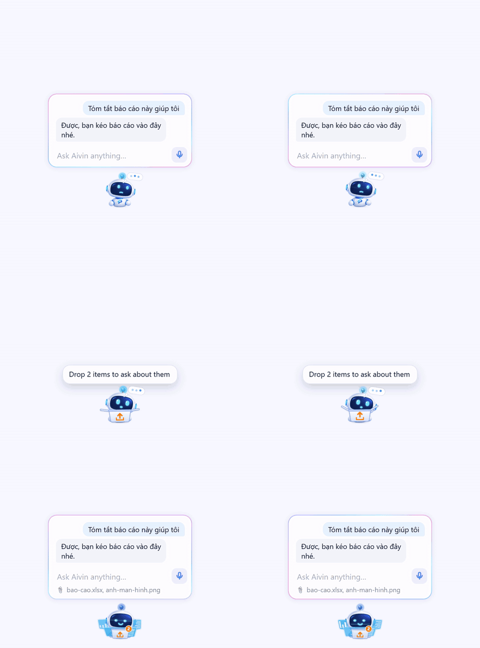
#> input picture scratch/gif-samples.png, 480 x 648 px
$ python gen-aivin-ico.py ../scratch/gif-samples.png out.png
#> lines starting #> are read from the running program, lines starting #| are printed output that depends on the picture
"""Tạo bin/lib/remote/desktop/aivinIco.mjs: .ico nhiều cỡ (16…256) cho Aivin.exe / khay / cửa sổ.

Nguồn: logo 512×512 nền trắng của FE (`fe/public/icons/v2/icon-512x512.png`) → tách nền trắng thành trong suốt (color-to-alpha),
thu nhỏ Lanczos từng cỡ. Cỡ < 256 ghi dạng BMP 32-bit (System.Drawing.Icon trên .NET Framework đọc được), 256 ghi PNG.
Chạy: python scripts/gen-aivin-ico.py ../fe/public/icons/v2/icon-512x512.png
"""
import base64, io, struct, sys
from pathlib import Path
from PIL import Image

SIZES = [16, 20, 24, 32, 40, 48, 64, 256]
OUT = Path(__file__).resolve().parent.parent / 'bin' / 'lib' / 'remote' / 'desktop' / 'aivinIco.mjs'


def white_to_alpha(im):
    """GIMP color-to-alpha với nền trắng: giữ nguyên màu đã trộn lên nền trắng, viền khử răng cưa không còn quầng trắng."""
    im = im.convert('RGBA')
    px = im.load()
    for y in range(im.height):
        for x in range(im.width):
            r, g, b, a = px[x, y]
            alpha = max(255 - r, 255 - g, 255 - b) / 255.0
            if alpha <= 0:
                px[x, y] = (0, 0, 0, 0)
                continue
            un = lambda c: max(0, min(255, round((c - 255 * (1 - alpha)) / alpha)))
            px[x, y] = (un(r), un(g), un(b), round(alpha * a))
    return im


def crop_to_content(im, pad_ratio=0.04):
    box = im.getchannel('A').point(lambda v: 255 if v > 8 else 0).getbbox()
    side = max(box[2] - box[0], box[3] - box[1])
    side = int(side * (1 + 2 * pad_ratio))
    cx, cy = (box[0] + box[2]) / 2, (box[1] + box[3]) / 2
    canvas = Image.new('RGBA', (side, side), (0, 0, 0, 0))
    canvas.paste(im, (round(side / 2 - cx), round(side / 2 - cy)))
    return canvas


def bmp_entry(img):
    w, h = img.size
    header = struct.pack('<IiiHHIIiiII', 40, w, h * 2, 1, 32, 0, 0, 0, 0, 0, 0)
    rows = []
    for y in range(h - 1, -1, -1):
        rows.append(b''.join(struct.pack('BBBB', *(lambda p: (p[2], p[1], p[0], p[3]))(img.getpixel((x, y)))) for x in range(w)))
    mask_row = ((w + 31) // 32) * 4
    return header + b''.join(rows) + b'\0' * (mask_row * h)


def build_ico(master):
    entries = []
    for s in SIZES:
        img = master.resize((s, s), Image.LANCZOS)
        if s >= 256:
            buf = io.BytesIO(); img.save(buf, 'PNG', optimize=True); data = buf.getvalue()
        else:
            data = bmp_entry(img)
        entries.append((s, data))
    out = struct.pack('<HHH', 0, 1, len(entries))
    offset = 6 + 16 * len(entries)
    for s, data in entries:
        out += struct.pack('<BBBBHHII', s % 256, s % 256, 0, 0, 1, 32, len(data), offset)
        offset += len(data)
    return out + b''.join(d for _, d in entries)


def main():
    src = Image.open(sys.argv[1])
#> src is the input picture: PIL image 480x648 RGB; mean R, G, B 243.6, 244.1, 252.3
    master = crop_to_content(white_to_alpha(src))
#> in crop_to_content, `box = im.getchannel('A').point(lambda v: 255 if v > 8 else 0).getbbox()`: box = (0, 2, 480, 648)
#> in crop_to_content, `side = max(box[2] - box[0], box[3] - box[1])`: side = 646
#> in crop_to_content, `side = int(side * (1 + 2 * pad_ratio))`: side = 697
#> in crop_to_content, `cx, cy = (box[0] + box[2]) / 2, (box[1] + box[3]) / 2`: cx = 240; cy = 325
#> in crop_to_content, `canvas = Image.new('RGBA', (side, side), (0, 0, 0, 0))`: canvas: PIL image 697x697 RGBA; every value is 0
#> in crop_to_content, `canvas.paste(im, (round(side / 2 - cx), round(side / 2 - cy)))`:
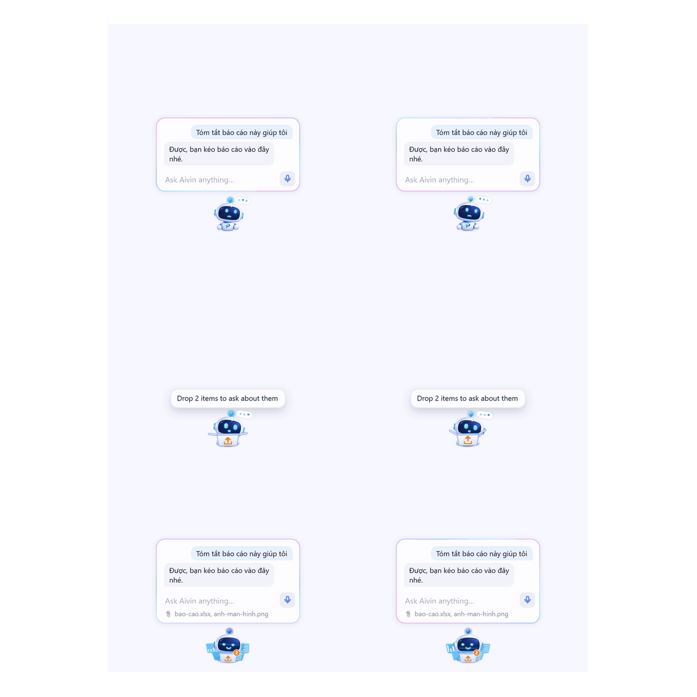
#> canvas: PIL image 697x697 RGBA; mean R, G, B, A 6.3, 2.9, 148.7, 7.5; transparent parts drawn white
    if len(sys.argv) > 2:
        master.resize((256, 256), Image.LANCZOS).save(sys.argv[2])
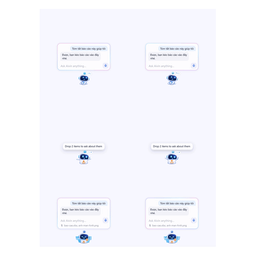
#> saved as out.png: PIL image 256x256 RGBA; mean R, G, B, A 5.2, 3.3, 149.8, 7.5; transparent parts drawn white
    ico = build_ico(master)
#> the loop in build_ico, `for s in SIZES:` made 8 passes
#> pass 1, in build_ico, `img = master.resize((s, s), Image.LANCZOS)`:
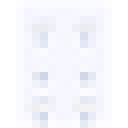
#> img: PIL image 16x16 RGBA (shown 8 times larger); mean R, G, B, A 2.7, 6.9, 165.5, 7.7; transparent parts drawn white
#> pass 2, in build_ico, `img = master.resize((s, s), Image.LANCZOS)`:
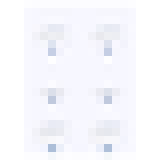
#> img: PIL image 20x20 RGBA (shown 8 times larger); mean R, G, B, A 3.2, 6, 156.3, 7.5; transparent parts drawn white
#> pass 3, in build_ico, `img = master.resize((s, s), Image.LANCZOS)`:
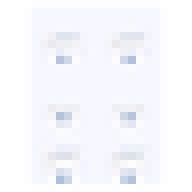
#> img: PIL image 24x24 RGBA (shown 8 times larger); mean R, G, B, A 3.4, 5, 165, 7.5; transparent parts drawn white
#> after the loop in build_ico, `for s in SIZES:`: entries = 8 items
#> in build_ico, `offset = 6 + 16 * len(entries)`: offset = 134
#> the loop in build_ico, `for s, data in entries:` made 8 passes
#> (s, offset) on passes 1 to 8: (16, 1262), (20, 2982), (24, 5422), (32, 9686), (40, 16446), (48, 26086), (64, 43022), (256, 62911)
#> after the loop in build_ico, `for s, data in entries:`: offset = 62911
    b64 = base64.b64encode(ico).decode()
    lines = ',\n'.join(f"  '{b64[i:i + 150]}'" for i in range(0, len(b64), 150))
    OUT.write_text(
        '// Tạo bởi scripts/gen-aivin-ico.py — không sửa tay.\n'
        f'/** Biểu tượng Aivin.exe dạng .ico nhiều cỡ ({", ".join(map(str, SIZES))} px): Windows chọn đúng cỡ theo DPI thay vì phóng / thu một ảnh 64×64 (bị nhoè trên taskbar). */\n'
        f'export const AIVIN_ICO_BASE64 = [\n{lines},\n].join(\'\');\n',
        encoding='utf-8', newline='\n')
    print(OUT, len(ico), 'bytes')
#| bin/lib/remote/desktop/aivinIco.mjs 62911 bytes


main()
